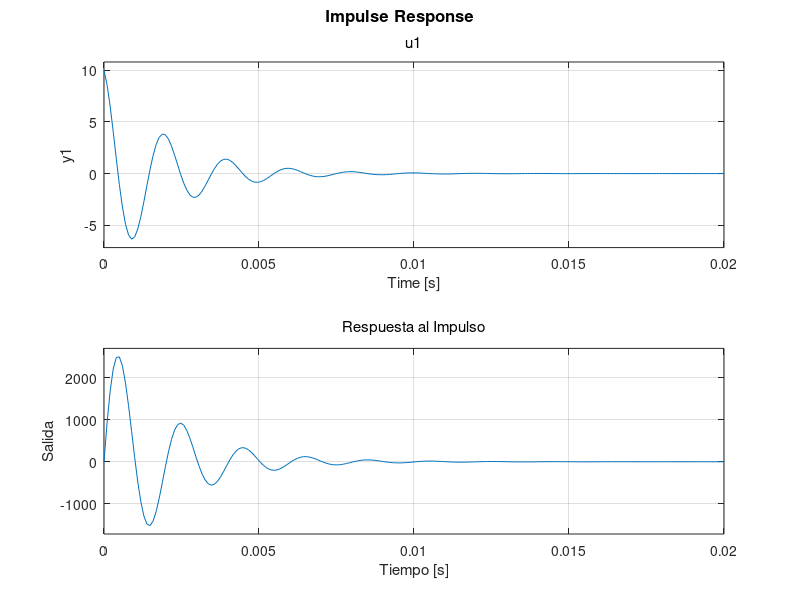

Here is the MATLAB script that generated this plot:
clc; clear all; close all;

% === Parámetros del circuito RLC serie ===
R = 100;           % Resistencia en ohmios
L = 0.1;           % Inductancia en henrios
Cap = 1e-6;        % Capacitancia en faradios

%  Matrices del modelo en espacio de estados 
A = [-R/L, -1/(L*Cap); 1, 0];
B = [1/L; 0];
C = [1, 0; 0, 1/Cap];   % Salidas: voltaje del capacitor y corriente
D = [0; 0];

%  Crear sistema en espacio de estados 
sys = ss(A, B, C, D);

%  Respuestas al escalón e impulso 
figure;
subplot(2,1,1);
step(sys);
title('Respuesta al Escalón');
xlabel('Tiempo [s]'); ylabel('Salida');

subplot(2,1,2);
impulse(sys);
title('Respuesta al Impulso');
xlabel('Tiempo [s]'); ylabel('Salida');

%  Conversión a función de transferencia 
G = tf(sys);
disp('Función de transferencia del sistema:');
G

% === Conversión de nuevo a espacio de estados ===
[AA, BB, CC, DD] = ssdata(G);

